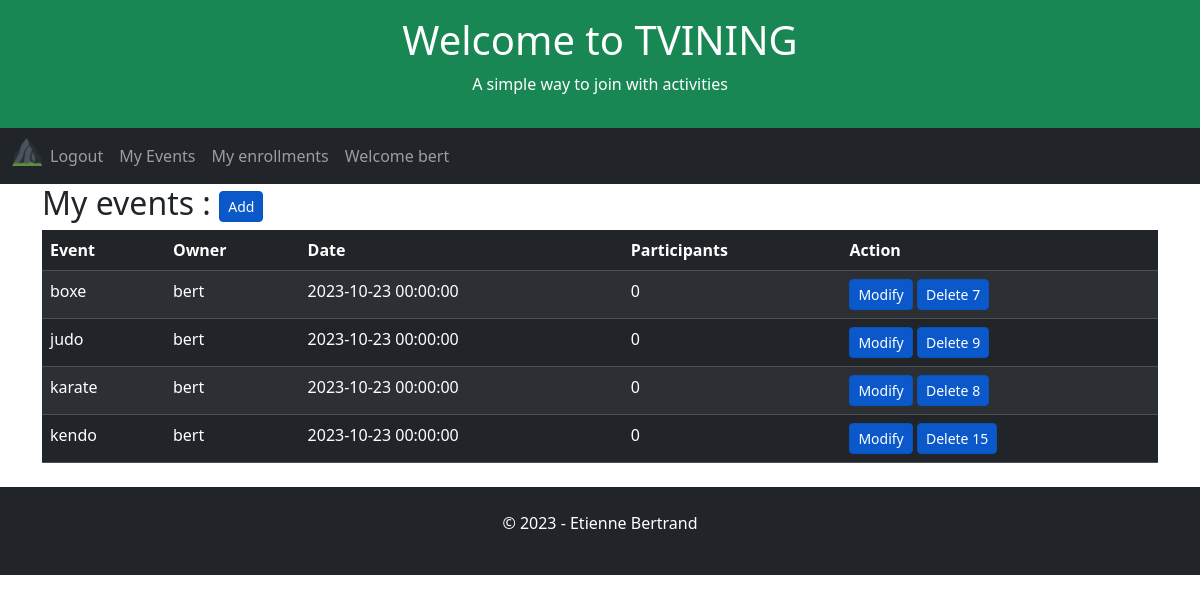
Screenshot of /user-events (signed in) with the database file from the repository.
### app/models.py (models this page shows, shortened)
class User(UserMixin, db.Model):
    id = db.Column(db.Integer, primary_key=True)
    username = db.Column(db.String(64), index=True, unique=True)
    email = db.Column(db.String(120), index=True, unique=True)
    password_hash = db.Column(db.String(128))

class Event(db.Model):
    id = db.Column(db.Integer, primary_key=True)
    user_id = db.Column(db.Integer, db.ForeignKey('user.id', name='fk_event_user'), nullable=False)
    title = db.Column(db.String(255), nullable=False)
    date = db.Column(db.DateTime, index=True, default=datetime.utcnow)

### app/routes.py (the view)
@app.route('/user-events', methods=['GET', 'POST', 'UPDATE'])
@login_required
def userEvents():
    global appName, appSlogan, appTitle, db
    user_id = current_user.id
    userEvents = db.session.query(
        Event.user_id,
        Event.id,
        User.username.label("owner"),
        Event.date,
        Event.title,
        func.count(Enrollment.user_id).label('participants')
    ).outerjoin(User, Event.user_id == User.id
    ).outerjoin(Enrollment, Event.id == Enrollment.event_id
    ).filter(
        Event.user_id == user_id
    ).group_by(
        Event.user_id,
        Event.date,
        Event.title
     ).order_by(
         func.count(Enrollment.user_id).label('participants').desc(),
         Event.title
    ).all()
    return render_template(
        'user-events.html',
        appName=appName,
        appTitle=appTitle,
        appSlogan=appSlogan,
        userEvents=userEvents
    )

### app/models.py (called while the page is built)
@login.user_loader
def load_user(id):
    return User.query.get(int(id))

### app/templates/user-events.html (shortened to what this page needs)
{% extends "home.html" %}
{% block content %}
    <h2>My events : <a href="{{ url_for('event') }}" class="btn btn-primary btn-sm active" role="button" aria-pressed="true">Add</a></h2>
        <table class="table table-dark table-hover table-striped">
            <thead>
            <tr>
                <th>Event</th>
                <th>Owner</th>
                <th>Date</th>
                <th>Participants</th>
                <th>Action</th>
            </tr>
            </thead>
            <tbody>
                {% for event in userEvents %}
                    <tr>
                        <td>{{ event.title }}</td>
                        <td>{{ event.owner }}</td>
                        <td>{{ event.date }}</td>
                        {% if event.participants > 0 %}
                        <td><a href="{{ url_for('eventEnrollments') }}/{{event.id}}" aria-pressed="true">{{ event.participants }}</a></td>
                        {% else %}
                        <td>{{ event.participants }}</td>
                    {% endif %}
                        <td>
                            <a href="{{ url_for('event') }}/{{event.id}}" class="btn btn-primary btn-sm active" role="button" aria-pressed="true">Modify</a>
                            <a href="{{ url_for('event') }}" class="btn btn-primary btn-sm active" role="button" aria-pressed="true" data-bs-toggle="modal" data-bs-target="#exampleModal" data-bs-whatever="{{event.id}}" >Delete {{ event.id }}</a>
                        </td>
                    </tr>
                {% endfor %}
            </tbody>
        </table>
{% endblock %}

### app/templates/home.html (shortened to what this page needs)
<!DOCTYPE html>
<html lang="en">
<head>
    <link href="https://cdn.jsdelivr.net/npm/bootstrap@5.3.2/dist/css/bootstrap.min.css" rel="stylesheet">
</head>
<body>
    <div class="p-3 bg-success text-white text-center">
    {% if appTitle %}
        <h1>{{ appTitle }}</h1>
        {% else %}
        <h1>hard coded appTitle xyz</h1>
    {% endif %}
    {% if appSlogan %}
        <p>{{ appSlogan }}</p>
        {% else %}
        <p>hard coded appSlogan xyz</p>
    {% endif %}
    </div>
    <nav class="navbar navbar-expand-lg bg-dark navbar-dark">
        <div class="container-fluid">
            <div class="collapse navbar-collapse" id="navbarNav">
            <ul class="navbar-nav">
                <li class="nav-item">
                    <a class="nav-brand" href="{{ url_for('index') }}">
                        <img src="{{ url_for('static', filename='/favicon_io/favicon-32x32.png') }}" width="30" height="30" alt="">
                    </a>
                </li>
                {% if current_user.is_anonymous %}
                <li class="nav-item">
                <a class="nav-link" href="{{ url_for('login') }}">Login</a>
                </li>
                <li class="nav-item">
                    <a class="nav-link" href="{{ url_for('register') }}">Subscribe</a>
                </li>
                {% else %}
                <li class="nav-item">
                    <a class="nav-link" href="{{ url_for('logout') }}">Logout</a>
                </li>
                <li class="nav-item">
                    <a class="nav-link" href="{{ url_for('userEvents') }}">My Events</a>
                </li>
                <li class="nav-item">
                    <a class="nav-link" href="{{ url_for('userEnrollments') }}">My enrollments</a>
                </li>
                <li class="nav-item">
                    <a class="nav-link" href="{{ url_for('index') }}">Welcome {{ current_user.username }}</a>
                </li>
                {% endif %}
            </ul>
            </div>
        </div>
    </nav>
    <div class="container">
        {% block content %}{% endblock %}
    </div>
    <div class="mt-4 p-4 bg-dark text-white text-center">
    <p>© 2023 - Etienne Bertrand</p>
    </div>
</body>
</html>

### rows the page displays
User: username "bert"
Event: title "boxe", owner "bert", date "2023-10-23 00:00:00", participants "0", id "7"
Event: title "judo", owner "bert", date "2023-10-23 00:00:00", participants "0", id "9"
Event: title "karate", owner "bert", date "2023-10-23 00:00:00", participants "0", id "8"
Event: title "kendo", owner "bert", date "2023-10-23 00:00:00", participants "0", id "15"

### other values shown
{{ appTitle }} "Welcome to TVINING"
{{ appSlogan }} "A simple way to join with activities"
